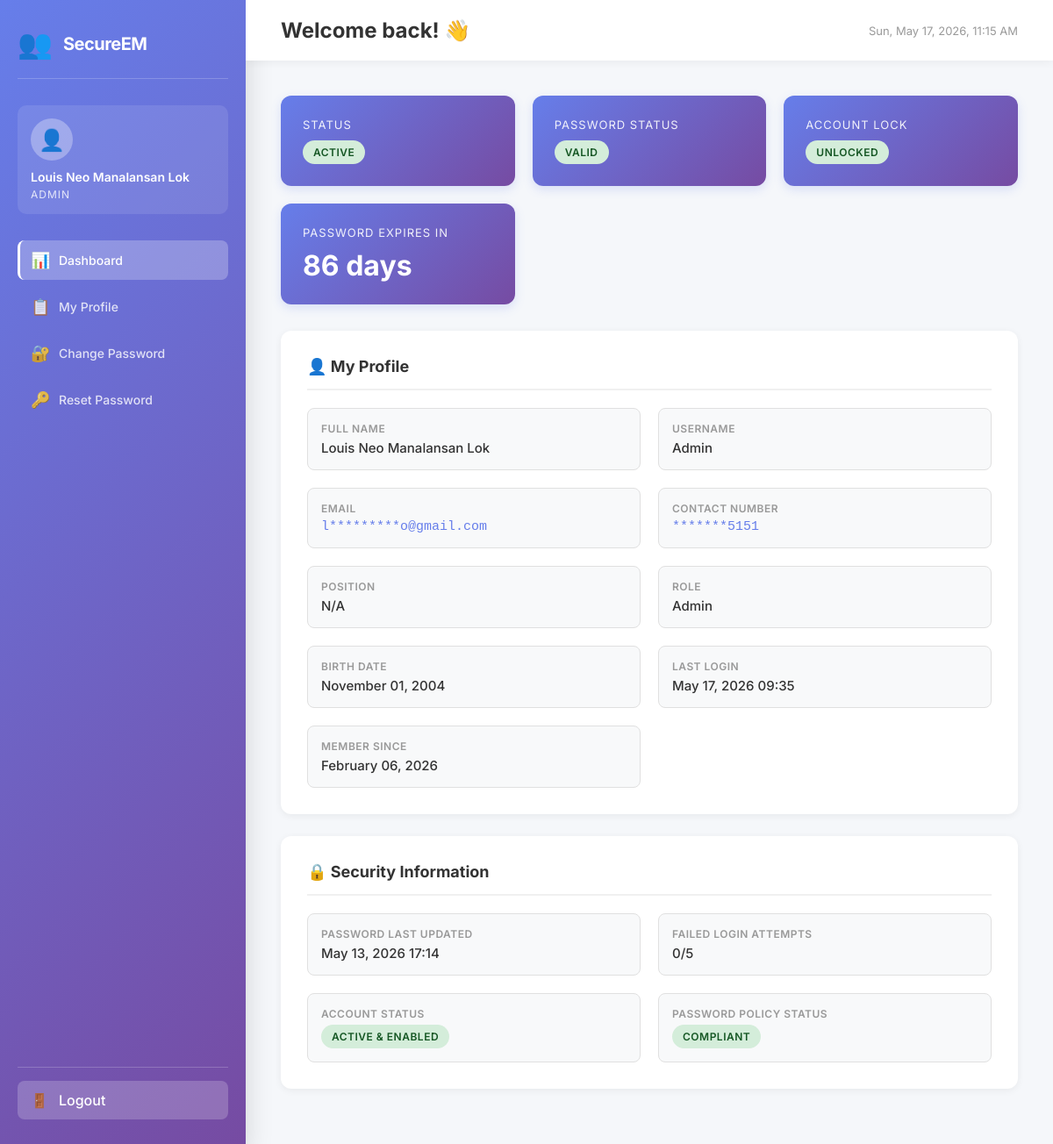
Page /dashboard/ (signed in) on the committed database.
### user_management/models.py (models this page shows, shortened)
class Employee(models.Model):
    ROLE_CHOICES = [
        ('user', 'User'),
        ('admin', 'Admin'),
        ('global_admin', 'Global Admin'),
    ]
    first_name = models.CharField(max_length=25)
    middle_name = models.CharField(max_length=25, blank=True, null=True)
    last_name = models.CharField(max_length=25)
    suffix = models.CharField(max_length=5, blank=True, null=True)
    birthdate = models.DateField(blank=True, null=True)
    address = models.CharField(max_length=100, blank=True, null=True)
    contact_number = models.CharField(max_length=20, blank=True, null=True)
    email = models.EmailField(max_length=50, unique=True)
    username = models.CharField(max_length=20, unique=True)
    password = models.CharField(max_length=255)  # Increased for hashed passwords
    position = models.CharField(max_length=25, blank=True, null=True)
    role = models.CharField(max_length=20, choices=ROLE_CHOICES, default='user')
    last_login = models.DateTimeField(null=True, blank=True)
    last_password_update = models.DateTimeField(default=timezone.now)
    password_expiry_days = models.IntegerField(default=90)
    failed_login_attempts = models.IntegerField(default=0)
    account_locked = models.BooleanField(default=False)
    locked_until = models.DateTimeField(null=True, blank=True)
    is_active = models.BooleanField(default=True)
    created_at = models.DateTimeField(auto_now_add=True)
    updated_at = models.DateTimeField(auto_now=True)
    class Meta:
        ordering = ['-created_at']
        verbose_name = "Employee"
        verbose_name_plural = "Employees"
    def get_full_name(self):
        parts = [self.first_name]
        if self.middle_name:
            parts.append(self.middle_name)
        parts.append(self.last_name)
        if self.suffix:
            parts.append(self.suffix)
        return ' '.join(parts)
    def is_password_expired(self):
        if self.last_password_update and self.password_expiry_days > 0:
            expiry_date = self.last_password_update + timedelta(days=self.password_expiry_days)
            return timezone.now() > expiry_date
        return False
    def is_locked(self):
        return self.account_locked
    def days_until_password_expires(self):
        if self.last_password_update and self.password_expiry_days > 0:
            expiry_date = self.last_password_update + timedelta(days=self.password_expiry_days)
            days_left = (expiry_date - timezone.now()).days
            return max(0, days_left)
        return None

### user_management/views.py (the view)
# urls.py: path('dashboard/', views.user_dashboard, name='user_dashboard'),
def user_dashboard(request):
    if 'employee_id' not in request.session:
        return redirect('login')
    employee = get_object_or_404(Employee, id=request.session['employee_id'])
    employee.masked_email = mask_email(employee.email)
    employee.masked_contact = mask_phone(employee.contact_number)
    context = {
        'employee': employee,
    }
    return render(request, 'user_dashboard.html', context)

### user_management/utils.py (called while the page is built)
def mask_email(email: str) -> str:
    if not email or '@' not in email:
        return ''
    local, domain = email.split('@', 1)
    if len(local) <= 2:
        masked_local = local[0] + '*'*(len(local)-1)
    else:
        masked_local = local[0] + '*'*(len(local)-2) + local[-1]
    return f"{masked_local}@{domain}"

def mask_phone(phone: str) -> str:
    if not phone:
        return ''
    digits = ''.join([c for c in phone if c.isdigit()])
    if len(digits) <= 4:
        return '*' * len(digits)
    return '*'*(len(digits)-4) + digits[-4:]

### user_management/templates/user_dashboard.html (shortened to what this page needs)
{% load static %}
<!DOCTYPE html>
<html lang="en">
<head>
</head>
<body>
    <div class="dashboard-container">
        <div class="sidebar">
            <div class="logo">
                <div class="logo-icon">👥</div>
                <div class="logo-text">SecureEM</div>
            </div>
            <div class="user-info">
                <div class="user-avatar">👤</div>
                <div class="user-name">{{ employee.get_full_name }}</div>
                <div class="user-role">{{ employee.get_role_display }}</div>
            </div>
            <nav class="nav-menu">
                <a href="{% url 'user_dashboard' %}" class="nav-item active">
                    <span class="nav-item-icon">📊</span>
                    <span>Dashboard</span>
                </a>
                <a href="{% url 'edit_profile' %}" class="nav-item">
                    <span class="nav-item-icon">📋</span>
                    <span>My Profile</span>
                </a>
                <a href="{% url 'change_password' %}" class="nav-item">
                    <span class="nav-item-icon">🔐</span>
                    <span>Change Password</span>
                </a>
                <a href="{% url 'password_reset' %}" class="nav-item">
                    <span class="nav-item-icon">🔑</span>
                    <span>Reset Password</span>
                </a>
            </nav>
            <div class="sidebar-footer">
                <a href="{% url 'logout' %}" class="logout-btn">
                    <span style="font-size: 16px;">🚪</span>
                    <span>Logout</span>
                </a>
            </div>
        </div>
        <div class="main-content">
            <div class="top-bar">
                <div class="page-title">Welcome back! 👋</div>
                <div class="top-bar-right">
                    <span style="color: #999; font-size: 13px;" id="currentTime"></span>
                </div>
            </div>
            <div class="content-area">
                <div class="stats-grid">
                    <div class="stat-card">
                        <div class="stat-label">Status</div>
                        <div class="stat-value" style="font-size: 18px;">
                            {% if employee.is_active %}
                                <span class="badge badge-success">Active</span>
                            {% else %}
                                <span class="badge badge-danger">Inactive</span>
                            {% endif %}
                        </div>
                    </div>
                    <div class="stat-card">
                        <div class="stat-label">Password Status</div>
                        <div class="stat-value" style="font-size: 18px;">
                            {% if employee.is_password_expired %}
                                <span class="badge badge-danger">Expired</span>
                            {% else %}
                                <span class="badge badge-success">Valid</span>
                            {% endif %}
                        </div>
                    </div>
                    <div class="stat-card">
                        <div class="stat-label">Account Lock</div>
                        <div class="stat-value" style="font-size: 18px;">
                            {% if employee.is_locked %}
                                <span class="badge badge-danger">Locked</span>
                            {% else %}
                                <span class="badge badge-success">Unlocked</span>
                            {% endif %}
                        </div>
                    </div>
                    <div class="stat-card">
                        <div class="stat-label">Password Expires In</div>
                        <div class="stat-value">
                            {% if employee.days_until_password_expires %}
                                {{ employee.days_until_password_expires }} days
                            {% else %}
                                Never
                            {% endif %}
                        </div>
                    </div>
                </div>
                <div class="card">
                    <div class="card-header">👤 My Profile</div>
                    <div class="profile-grid">
                        <div class="profile-item">
                            <div class="profile-label">Full Name</div>
                            <div class="profile-value">{{ employee.get_full_name }}</div>
                        </div>
                        <div class="profile-item">
                            <div class="profile-label">Username</div>
                            <div class="profile-value">{{ employee.username }}</div>
                        </div>
                        <div class="profile-item">
                            <div class="profile-label">Email</div>
                            <div class="profile-value masked">{{ employee.masked_email }}</div>
                        </div>
                        <div class="profile-item">
                            <div class="profile-label">Contact Number</div>
                            <div class="profile-value masked">{{ employee.masked_contact|default:"N/A" }}</div>
                        </div>
                        <div class="profile-item">
                            <div class="profile-label">Position</div>
                            <div class="profile-value">{{ employee.position|default:"N/A" }}</div>
                        </div>
                        <div class="profile-item">
                            <div class="profile-label">Role</div>
                            <div class="profile-value">{{ employee.get_role_display }}</div>
                        </div>
                        <div class="profile-item">
                            <div class="profile-label">Birth Date</div>
                            <div class="profile-value">{{ employee.birthdate|date:"F d, Y"|default:"N/A" }}</div>
                        </div>
                        <div class="profile-item">
                            <div class="profile-label">Last Login</div>
                            <div class="profile-value">
                                {% if employee.last_login %}
                                    {{ employee.last_login|date:"F d, Y H:i" }}
                                {% else %}
                                    <span style="color: #999;">Never</span>
                                {% endif %}
                            </div>
                        </div>
                        <div class="profile-item">
                            <div class="profile-label">Member Since</div>
                            <div class="profile-value">{{ employee.created_at|date:"F d, Y" }}</div>
                        </div>
                    </div>
                </div>
                <div class="card">
                    <div class="card-header">🔒 Security Information</div>
                    <div class="profile-grid">
                        <div class="profile-item">
                            <div class="profile-label">Password Last Updated</div>
                            <div class="profile-value">{{ employee.last_password_update|date:"F d, Y H:i" }}</div>
                        </div>
                        <div class="profile-item">
                            <div class="profile-label">Failed Login Attempts</div>
                            <div class="profile-value">{{ employee.failed_login_attempts }}/5</div>
                        </div>
                        <div class="profile-item">
                            <div class="profile-label">Account Status</div>
                            <div class="profile-value">
                                {% if employee.is_active %}
                                    <span class="badge badge-success">Active & Enabled</span>
                                {% else %}
                                    <span class="badge badge-danger">Deactivated</span>
                                {% endif %}
                            </div>
                        </div>
                        <div class="profile-item">
                            <div class="profile-label">Password Policy Status</div>
                            <div class="profile-value">
                                {% if employee.is_password_expired %}
                                    <span class="badge badge-danger">Expired - Update Required</span>
                                {% else %}
                                    <span class="badge badge-success">Compliant</span>
                                {% endif %}
                            </div>
                        </div>
                    </div>
                </div>
            </div>
        </div>
    </div>
</body>
</html>

### user_management/templates/user_dashboard.html (style rules this page uses)
* { margin: 0; padding: 0; box-sizing: border-box; }
body { font-family: 'Inter', sans-serif; background: #f5f7fa; height: 100vh; overflow: hidden; }
.dashboard-container { display: flex; height: 100vh; }
.sidebar { width: 280px; background: linear-gradient(135deg, #667eea 0%, #764ba2 100%); color: white; padding: 30px 20px; display: flex; flex-direction: column; box-shadow: 0 10px 30px rgba(0, 0, 0, 0.15); overflow-y: auto; }
.logo { display: flex; align-items: center; gap: 12px; margin-bottom: 30px; padding-bottom: 20px; border-bottom: 1px solid rgba(255, 255, 255, 0.2); }
.logo-icon { font-size: 32px; }
.logo-text { font-size: 20px; font-weight: 700; letter-spacing: -0.5px; }
.user-info { background: rgba(255, 255, 255, 0.1); padding: 15px; border-radius: 10px; margin-bottom: 30px; }
.user-avatar { width: 48px; height: 48px; background: rgba(255, 255, 255, 0.3); border-radius: 50%; display: flex; align-items: center; justify-content: center; font-size: 24px; margin-bottom: 10px; }
.user-name { font-size: 14px; font-weight: 600; margin-bottom: 4px; }
.user-role { font-size: 12px; opacity: 0.8; text-transform: uppercase; letter-spacing: 1px; }
.nav-menu { flex: 1; display: flex; flex-direction: column; gap: 8px; }
.nav-item { padding: 12px 15px; border-radius: 8px; color: rgba(255, 255, 255, 0.8); text-decoration: none; transition: all 0.3s; display: flex; align-items: center; gap: 12px; font-weight: 500; font-size: 14px; }
.nav-item.active { background: rgba(255, 255, 255, 0.25); color: white; border-left: 3px solid white; padding-left: 12px; }
.nav-item-icon { font-size: 18px; width: 20px; }
.sidebar-footer { border-top: 1px solid rgba(255, 255, 255, 0.2); padding-top: 15px; margin-top: 15px; }
.logout-btn { padding: 12px 15px; background: rgba(255, 255, 255, 0.2); color: white; border: none; border-radius: 8px; cursor: pointer; text-decoration: none; display: flex; align-items: center; gap: 12px; font-weight: 500; transition: all 0.3s; width: 100%; justify-content: flex-start; }
.main-content { flex: 1; display: flex; flex-direction: column; overflow: hidden; }
.top-bar { background: white; padding: 20px 40px; box-shadow: 0 2px 10px rgba(0, 0, 0, 0.05); display: flex; justify-content: space-between; align-items: center; }
.page-title { font-size: 24px; font-weight: 700; color: #333; }
.top-bar-right { display: flex; gap: 15px; align-items: center; }
.content-area { flex: 1; overflow-y: auto; padding: 40px; }
.card { background: white; border-radius: 12px; box-shadow: 0 2px 8px rgba(0, 0, 0, 0.06); padding: 30px; margin-bottom: 25px; }
.card-header { font-size: 18px; font-weight: 700; color: #333; margin-bottom: 20px; padding-bottom: 15px; border-bottom: 2px solid #f0f0f0; }
.stats-grid { display: grid; grid-template-columns: repeat(auto-fit, minmax(200px, 1fr)); gap: 20px; margin-bottom: 30px; }
.stat-card { background: linear-gradient(135deg, #667eea 0%, #764ba2 100%); color: white; padding: 25px; border-radius: 12px; box-shadow: 0 4px 12px rgba(102, 126, 234, 0.2); }
.stat-label { font-size: 13px; opacity: 0.9; text-transform: uppercase; letter-spacing: 1px; margin-bottom: 10px; }
.stat-value { font-size: 32px; font-weight: 700; }
.profile-grid { display: grid; grid-template-columns: repeat(auto-fit, minmax(250px, 1fr)); gap: 20px; margin-top: 20px; }
.profile-item { border: 1px solid #e0e0e0; padding: 15px; border-radius: 8px; background: #f8f9fa; }
.profile-label { font-size: 12px; color: #999; text-transform: uppercase; letter-spacing: 0.5px; margin-bottom: 5px; font-weight: 600; }
.profile-value { font-size: 15px; color: #333; font-weight: 500; }
.profile-value.masked { color: #667eea; font-family: 'Courier New', monospace; }
.badge { display: inline-block; padding: 6px 12px; border-radius: 20px; font-size: 12px; font-weight: 600; text-transform: uppercase; letter-spacing: 0.5px; }
.badge-success { background: #d4edda; color: #155724; }

### rows in the picture
Employee: get_full_name "Louis Neo Manalansan Lok", role "ADMIN", days_until_password_expires "86", username "Admin", masked_email "l*********o@gmail.com", masked_contact "*******5151", position "N/A", role "Admin", birthdate "November 01, 2004", last_login "May 17, 2026 09:35", created_at "February 06, 2026", last_password_update "May 13, 2026 17:14", failed_login_attempts "0"
